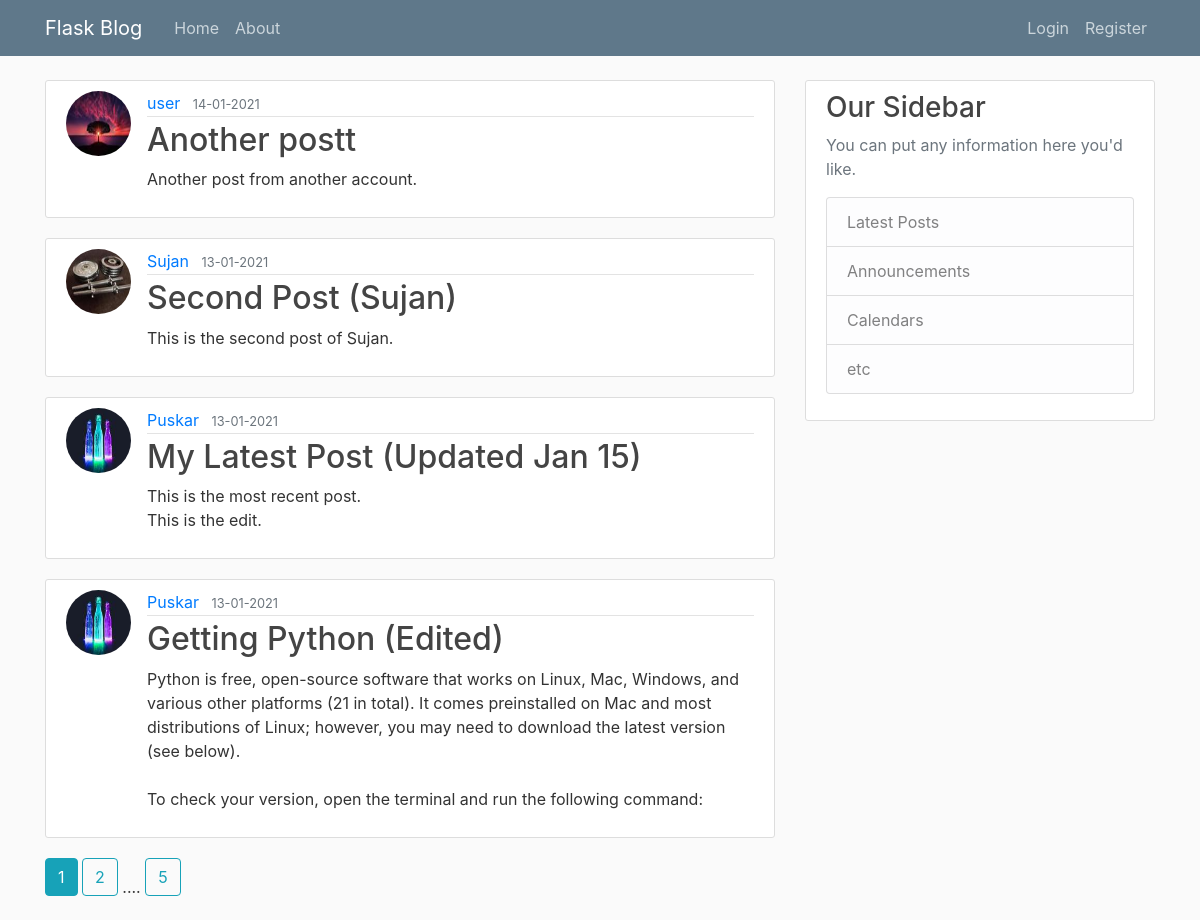
/home/, run on the app's committed database.
### app/models.py (models this page shows, shortened)
class Post(db.Model):
    id = db.Column(db.Integer, primary_key=True)
    title = db.Column(db.String(100), nullable=False)
    date_posted = db.Column(db.DateTime, nullable=False, default=datetime.utcnow)
    content = db.Column(db.Text, nullable=False)
    user_id = db.Column(db.Integer, db.ForeignKey('user.id'), nullable=False)

class User(db.Model, UserMixin):
    id = db.Column(db.Integer, primary_key=True)
    username = db.Column(db.String(20), unique=True, nullable=False)
    email = db.Column(db.String(120), unique=True, nullable=False)
    image_file = db.Column(db.String(120), nullable=False, default='default.jpg')
    password = db.Column(db.String(60), nullable=False)
    posts = db.relationship('Post', backref='author', lazy=True)

### app/main/routes.py (the view)
@main.route('/')
@main.route('/home/')
def home():
    page = request.args.get('page', 1, type=int)
    posts = Post.query.order_by(Post.date_posted.desc()).paginate(page=page, per_page=4)
    return render_template('home.html', posts=posts)

### app/templates/home.html
{% extends 'layout.html' %}
{% block content %}
    {% for post in posts.items %}
        <article class="media content-section">
            <img class="rounded-circle article-img" src="{{ url_for('static', filename="profile_pics/"+ post.author.image_file) }}">
            <div class="media-body">
                <div class="article-metadata">
                <a class="mr-2" href="{{ url_for('users.user_posts', username=post.author.username) }}">{{ post.author.username }}</a>
                <small class="text-muted">{{ post.date_posted.strftime('%d-%m-%Y') }}</small>
                </div>
                <h2><a class="article-title" href="{{ url_for('posts.post', post_id=post.id) }}">{{ post.title }}</a></h2>
                <p class="article-content">{{ post.content }}</p>
            </div>
            </article>
    {% endfor %}
    {% for page_num in posts.iter_pages(left_edge=1, right_edge=1, left_current=1, right_current=2) %}
        {% if page_num %}
            {% if posts.page== page_num %}
                <a class="btn btn-info mb-4" href="{{ url_for('main.home', page=page_num) }}">{{ page_num }}</a>
            {% else %}
                <a class="btn btn-outline-info mb-4" href="{{ url_for('main.home', page=page_num) }}">{{ page_num }}</a>
            {% endif %}
        {% else %}
            ....
        {% endif %}
    {% endfor %}
{% endblock content %}

### app/templates/layout.html (shortened to what this page needs)
<!doctype html>
<head>
    <link rel="stylesheet" href="https://maxcdn.bootstrapcdn.com/bootstrap/4.0.0/css/bootstrap.min.css">
    <link rel="stylesheet" type="text/css" href= "{{ url_for('static', filename='main.css') }}"
</head>
<body>
    <header class="site-header">
         <nav class="navbar navbar-expand-md navbar-dark bg-steel fixed-top">
        <div class="container">
            <a class="navbar-brand mr-4" href="/">Flask Blog</a>
        <div class="collapse navbar-collapse" id="navbarToggle">
        <div class="navbar-nav mr-auto">
          <a class="nav-item nav-link" href="{{ url_for('main.home') }}">Home</a>
          <a class="nav-item nav-link" href="{{ url_for('main.about') }}">About</a>
            </div>
            <div class="navbar-nav">
            {% if current_user.is_authenticated %}
                <a class="nav-item nav-link" href="{{ url_for('posts.new_post') }}">New Post</a>
                <a class="nav-item nav-link" href="{{ url_for('users.account') }}">Account</a>
                <a class="nav-item nav-link" href="{{ url_for('users.logout') }}">Logout</a>
            {% else %}
                <a class="nav-item nav-link" href="{{ url_for('users.login') }}">Login</a>
                <a class="nav-item nav-link" href="{{ url_for('users.register') }}">Register</a>
            {% endif %}
        </div>
        </div>
        </div>
        </nav>
        </header>
                <main role="main" class="container">
            <div class="row">
            <div class="col-md-8">
                {% block content %}{% endblock %}
            </div>
            <div class="col-md-4">
            <div class="content-section">
                <h3>Our Sidebar</h3>
                <p class='text-muted'>You can put any information here you'd like.
                <ul class="list-group">
                    <li class="list-group-item list-group-item-light">Latest Posts</li>
                    <li class="list-group-item list-group-item-light">Announcements</li>
                    <li class="list-group-item list-group-item-light">Calendars</li>
                    <li class="list-group-item list-group-item-light">etc</li>
                </ul>
                </p>
            </div>
            </div>
        </div>
        </main>
</body>
</html>

### app/static/main.css (style rules this page uses)
body { background: #fafafa; color: #333333; margin-top: 5rem; }
h1, h2, h3, h4, h5, h6 { color: #444444; }
.bg-steel { background-color: #5f788a; }
.site-header .navbar-nav .nav-link { color: #cbd5db; }
.content-section { background: #ffffff; padding: 10px 20px; border: 1px solid #dddddd; border-radius: 3px; margin-bottom: 20px; }
.article-title { color: #444444; }
.article-content { white-space: pre-line; }
.article-img { height: 65px; width: 65px; margin-right: 16px; }
.article-metadata { padding-bottom: 1px; margin-bottom: 4px; border-bottom: 1px solid #e3e3e3 }

### data on the page
Post: image_file (picture), author.username "user", date_posted "14-01-2021", title "Another postt", content "Another post from another account."
Post: image_file (picture), author.username "Sujan", date_posted "13-01-2021", title "Second Post (Sujan)", content "This is the second post of Sujan."
Post: image_file (picture), author.username "Puskar", date_posted "13-01-2021", title "My Latest Post (Updated Jan 15)", content "This is the most recent post. This is the edit."
Post: image_file (picture), author.username "Puskar", date_posted "13-01-2021", title "Getting Python (Edited)", content "Python is free, open-source software that works on Linux, Mac, Windows, and various other platforms (21 in total). It comes preinstalled on Mac and most distributions of Linux; however, you may need to download the latest version (see below). To check your version, open the terminal and run the following command:"

### other printed values
{{ page_num }} "1"
{{ page_num }} "2" "5"
